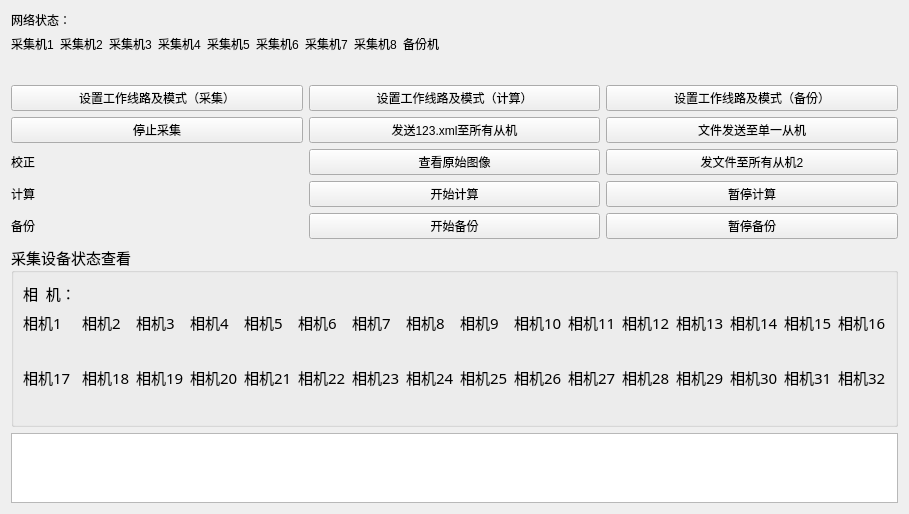
<?xml version="1.0" encoding="UTF-8"?>
<ui version="4.0">
 <class>Form</class>
 <widget class="QWidget" name="Form">
  <property name="geometry">
   <rect>
    <x>0</x>
    <y>0</y>
    <width>901</width>
    <height>478</height>
   </rect>
  </property>
  <property name="windowTitle">
   <string>铁路隧道建筑限界测量系统-主控网络测试程序</string>
  </property>
  <layout class="QVBoxLayout" name="verticalLayout">
   <item>
    <layout class="QGridLayout" name="gridLayout_2">
     <item row="0" column="0" colspan="2">
      <widget class="QLabel" name="label_5">
       <property name="text">
        <string>网络状态：</string>
       </property>
      </widget>
     </item>
     <item row="1" column="0">
      <widget class="QLabel" name="slave1Label_net_2">
       <property name="text">
        <string>采集机1</string>
       </property>
      </widget>
     </item>
     <item row="1" column="1">
      <widget class="QLabel" name="slave2Label_net_2">
       <property name="text">
        <string>采集机2</string>
       </property>
      </widget>
     </item>
     <item row="1" column="2">
      <widget class="QLabel" name="slave3Label_net_2">
       <property name="text">
        <string>采集机3</string>
       </property>
      </widget>
     </item>
     <item row="1" column="3">
      <widget class="QLabel" name="slave4Label_net_2">
       <property name="text">
        <string>采集机4</string>
       </property>
      </widget>
     </item>
     <item row="1" column="4">
      <widget class="QLabel" name="slave5Label_net_2">
       <property name="text">
        <string>采集机5</string>
       </property>
      </widget>
     </item>
     <item row="1" column="5">
      <widget class="QLabel" name="slave6Label_net_2">
       <property name="text">
        <string>采集机6</string>
       </property>
      </widget>
     </item>
     <item row="1" column="6">
      <widget class="QLabel" name="slave7Label_net_2">
       <property name="text">
        <string>采集机7</string>
       </property>
      </widget>
     </item>
     <item row="1" column="7">
      <widget class="QLabel" name="slave8Label_net_2">
       <property name="text">
        <string>采集机8</string>
       </property>
      </widget>
     </item>
     <item row="1" column="8">
      <widget class="QLabel" name="backupLabel_net_2">
       <property name="text">
        <string>备份机</string>
       </property>
      </widget>
     </item>
     <item row="2" column="0">
      <widget class="QLabel" name="slave1Label_net">
       <property name="maximumSize">
        <size>
         <width>41</width>
         <height>41</height>
        </size>
       </property>
       <property name="text">
        <string/>
       </property>
       <property name="pixmap">
        <pixmap resource="../../../resource/gui/test/icons.qrc">:/image/lightyellow.png</pixmap>
       </property>
       <property name="scaledContents">
        <bool>true</bool>
       </property>
      </widget>
     </item>
     <item row="2" column="1">
      <widget class="QLabel" name="slave2Label_net">
       <property name="maximumSize">
        <size>
         <width>41</width>
         <height>41</height>
        </size>
       </property>
       <property name="text">
        <string/>
       </property>
       <property name="pixmap">
        <pixmap resource="../../../resource/gui/test/icons.qrc">:/image/lightyellow.png</pixmap>
       </property>
       <property name="scaledContents">
        <bool>true</bool>
       </property>
      </widget>
     </item>
     <item row="2" column="2">
      <widget class="QLabel" name="slave3Label_net">
       <property name="maximumSize">
        <size>
         <width>41</width>
         <height>41</height>
        </size>
       </property>
       <property name="text">
        <string/>
       </property>
       <property name="pixmap">
        <pixmap resource="../../../resource/gui/test/icons.qrc">:/image/lightyellow.png</pixmap>
       </property>
       <property name="scaledContents">
        <bool>true</bool>
       </property>
      </widget>
     </item>
     <item row="2" column="3">
      <widget class="QLabel" name="slave4Label_net">
       <property name="maximumSize">
        <size>
         <width>41</width>
         <height>41</height>
        </size>
       </property>
       <property name="text">
        <string/>
       </property>
       <property name="pixmap">
        <pixmap resource="../../../resource/gui/test/icons.qrc">:/image/lightyellow.png</pixmap>
       </property>
       <property name="scaledContents">
        <bool>true</bool>
       </property>
      </widget>
     </item>
     <item row="2" column="4">
      <widget class="QLabel" name="slave5Label_net">
       <property name="maximumSize">
        <size>
         <width>41</width>
         <height>41</height>
        </size>
       </property>
       <property name="text">
        <string/>
       </property>
       <property name="pixmap">
        <pixmap resource="../../../resource/gui/test/icons.qrc">:/image/lightyellow.png</pixmap>
       </property>
       <property name="scaledContents">
        <bool>true</bool>
       </property>
      </widget>
     </item>
     <item row="2" column="5">
      <widget class="QLabel" name="slave6Label_net">
       <property name="maximumSize">
        <size>
         <width>41</width>
         <height>41</height>
        </size>
       </property>
       <property name="text">
        <string/>
       </property>
       <property name="pixmap">
        <pixmap resource="../../../resource/gui/test/icons.qrc">:/image/lightyellow.png</pixmap>
       </property>
       <property name="scaledContents">
        <bool>true</bool>
       </property>
      </widget>
     </item>
     <item row="2" column="6">
      <widget class="QLabel" name="slave7Label_net">
       <property name="maximumSize">
        <size>
         <width>41</width>
         <height>41</height>
        </size>
       </property>
       <property name="text">
        <string/>
       </property>
       <property name="pixmap">
        <pixmap resource="../../../resource/gui/test/icons.qrc">:/image/lightyellow.png</pixmap>
       </property>
       <property name="scaledContents">
        <bool>true</bool>
       </property>
      </widget>
     </item>
     <item row="2" column="7">
      <widget class="QLabel" name="slave8Label_net">
       <property name="maximumSize">
        <size>
         <width>41</width>
         <height>41</height>
        </size>
       </property>
       <property name="text">
        <string/>
       </property>
       <property name="pixmap">
        <pixmap resource="../../../resource/gui/test/icons.qrc">:/image/lightyellow.png</pixmap>
       </property>
       <property name="scaledContents">
        <bool>true</bool>
       </property>
      </widget>
     </item>
     <item row="2" column="8">
      <widget class="QLabel" name="backupLabel_net">
       <property name="maximumSize">
        <size>
         <width>41</width>
         <height>41</height>
        </size>
       </property>
       <property name="text">
        <string/>
       </property>
       <property name="pixmap">
        <pixmap resource="../../../resource/gui/test/icons.qrc">:/image/lightyellow.png</pixmap>
       </property>
       <property name="scaledContents">
        <bool>true</bool>
       </property>
      </widget>
     </item>
     <item row="2" column="9">
      <spacer name="horizontalSpacer">
       <property name="orientation">
        <enum>Qt::Horizontal</enum>
       </property>
       <property name="sizeHint" stdset="0">
        <size>
         <width>40</width>
         <height>20</height>
        </size>
       </property>
      </spacer>
     </item>
    </layout>
   </item>
   <item>
    <layout class="QHBoxLayout" name="horizontalLayout_5">
     <item>
      <widget class="QPushButton" name="pushButton_10">
       <property name="text">
        <string>设置工作线路及模式（采集）</string>
       </property>
      </widget>
     </item>
     <item>
      <widget class="QPushButton" name="pushButton_11">
       <property name="text">
        <string>设置工作线路及模式（计算）</string>
       </property>
      </widget>
     </item>
     <item>
      <widget class="QPushButton" name="pushButton_12">
       <property name="text">
        <string>设置工作线路及模式（备份）</string>
       </property>
      </widget>
     </item>
    </layout>
   </item>
   <item>
    <layout class="QHBoxLayout" name="horizontalLayout">
     <item>
      <widget class="QPushButton" name="pushButton">
       <property name="text">
        <string>停止采集</string>
       </property>
      </widget>
     </item>
     <item>
      <widget class="QPushButton" name="pushButton_2">
       <property name="text">
        <string>发送123.xml至所有从机</string>
       </property>
      </widget>
     </item>
     <item>
      <widget class="QPushButton" name="pushButton_5">
       <property name="text">
        <string>文件发送至单一从机</string>
       </property>
      </widget>
     </item>
    </layout>
   </item>
   <item>
    <layout class="QHBoxLayout" name="horizontalLayout_2">
     <item>
      <widget class="QLabel" name="label">
       <property name="text">
        <string>校正</string>
       </property>
      </widget>
     </item>
     <item>
      <widget class="QPushButton" name="pushButton_6">
       <property name="text">
        <string>查看原始图像</string>
       </property>
      </widget>
     </item>
     <item>
      <widget class="QPushButton" name="pushButton_4">
       <property name="text">
        <string>发文件至所有从机2</string>
       </property>
      </widget>
     </item>
    </layout>
   </item>
   <item>
    <layout class="QHBoxLayout" name="horizontalLayout_3">
     <item>
      <widget class="QLabel" name="label_2">
       <property name="text">
        <string>计算</string>
       </property>
      </widget>
     </item>
     <item>
      <widget class="QPushButton" name="pushButton_3">
       <property name="text">
        <string>开始计算</string>
       </property>
      </widget>
     </item>
     <item>
      <widget class="QPushButton" name="pushButton_7">
       <property name="text">
        <string>暂停计算</string>
       </property>
      </widget>
     </item>
    </layout>
   </item>
   <item>
    <layout class="QHBoxLayout" name="horizontalLayout_4">
     <item>
      <widget class="QLabel" name="label_3">
       <property name="text">
        <string>备份</string>
       </property>
      </widget>
     </item>
     <item>
      <widget class="QPushButton" name="pushButton_8">
       <property name="text">
        <string>开始备份</string>
       </property>
      </widget>
     </item>
     <item>
      <widget class="QPushButton" name="pushButton_9">
       <property name="text">
        <string>暂停备份</string>
       </property>
      </widget>
     </item>
    </layout>
   </item>
   <item>
    <widget class="QGroupBox" name="groupBox_2">
     <property name="font">
      <font>
       <family>微软雅黑</family>
       <pointsize>11</pointsize>
      </font>
     </property>
     <property name="title">
      <string>采集设备状态查看</string>
     </property>
     <layout class="QGridLayout" name="gridLayout">
      <item row="0" column="0">
       <widget class="QLabel" name="label_6">
        <property name="font">
         <font>
          <family>微软雅黑</family>
          <pointsize>11</pointsize>
         </font>
        </property>
        <property name="text">
         <string>相  机：</string>
        </property>
       </widget>
      </item>
      <item row="1" column="0">
       <widget class="QLabel" name="camera1Label_work_2">
        <property name="font">
         <font>
          <family>微软雅黑</family>
          <pointsize>11</pointsize>
         </font>
        </property>
        <property name="text">
         <string>相机1</string>
        </property>
       </widget>
      </item>
      <item row="1" column="1">
       <widget class="QLabel" name="camera2Label_work_2">
        <property name="font">
         <font>
          <family>微软雅黑</family>
          <pointsize>11</pointsize>
         </font>
        </property>
        <property name="text">
         <string>相机2</string>
        </property>
       </widget>
      </item>
      <item row="1" column="2">
       <widget class="QLabel" name="camera3Label_work_2">
        <property name="font">
         <font>
          <family>微软雅黑</family>
          <pointsize>11</pointsize>
         </font>
        </property>
        <property name="text">
         <string>相机3</string>
        </property>
       </widget>
      </item>
      <item row="1" column="3">
       <widget class="QLabel" name="camera4Label_work_2">
        <property name="font">
         <font>
          <family>微软雅黑</family>
          <pointsize>11</pointsize>
         </font>
        </property>
        <property name="text">
         <string>相机4</string>
        </property>
       </widget>
      </item>
      <item row="1" column="4">
       <widget class="QLabel" name="camera5Label_work_2">
        <property name="font">
         <font>
          <family>微软雅黑</family>
          <pointsize>11</pointsize>
         </font>
        </property>
        <property name="text">
         <string>相机5</string>
        </property>
       </widget>
      </item>
      <item row="1" column="5">
       <widget class="QLabel" name="camera6Label_work_2">
        <property name="font">
         <font>
          <family>微软雅黑</family>
          <pointsize>11</pointsize>
         </font>
        </property>
        <property name="text">
         <string>相机6</string>
        </property>
       </widget>
      </item>
      <item row="1" column="6">
       <widget class="QLabel" name="camera7Label_work_2">
        <property name="font">
         <font>
          <family>微软雅黑</family>
          <pointsize>11</pointsize>
         </font>
        </property>
        <property name="text">
         <string>相机7</string>
        </property>
       </widget>
      </item>
      <item row="1" column="7">
       <widget class="QLabel" name="camera8Label_work_2">
        <property name="font">
         <font>
          <family>微软雅黑</family>
          <pointsize>11</pointsize>
         </font>
        </property>
        <property name="text">
         <string>相机8</string>
        </property>
       </widget>
      </item>
      <item row="1" column="8">
       <widget class="QLabel" name="camera9Label_work_2">
        <property name="font">
         <font>
          <family>微软雅黑</family>
          <pointsize>11</pointsize>
         </font>
        </property>
        <property name="text">
         <string>相机9</string>
        </property>
       </widget>
      </item>
      <item row="1" column="9">
       <widget class="QLabel" name="camera10Label_work_2">
        <property name="font">
         <font>
          <family>微软雅黑</family>
          <pointsize>11</pointsize>
         </font>
        </property>
        <property name="text">
         <string>相机10</string>
        </property>
       </widget>
      </item>
      <item row="1" column="10">
       <widget class="QLabel" name="camera11Label_work_2">
        <property name="font">
         <font>
          <family>微软雅黑</family>
          <pointsize>11</pointsize>
         </font>
        </property>
        <property name="text">
         <string>相机11</string>
        </property>
       </widget>
      </item>
      <item row="1" column="11">
       <widget class="QLabel" name="camera12Label_work_2">
        <property name="font">
         <font>
          <family>微软雅黑</family>
          <pointsize>11</pointsize>
         </font>
        </property>
        <property name="text">
         <string>相机12</string>
        </property>
       </widget>
      </item>
      <item row="1" column="12">
       <widget class="QLabel" name="camera13Label_work_2">
        <property name="font">
         <font>
          <family>微软雅黑</family>
          <pointsize>11</pointsize>
         </font>
        </property>
        <property name="text">
         <string>相机13</string>
        </property>
       </widget>
      </item>
      <item row="1" column="13">
       <widget class="QLabel" name="camera14Label_work_2">
        <property name="font">
         <font>
          <family>微软雅黑</family>
          <pointsize>11</pointsize>
         </font>
        </property>
        <property name="text">
         <string>相机14</string>
        </property>
       </widget>
      </item>
      <item row="1" column="14">
       <widget class="QLabel" name="camera15Label_work_2">
        <property name="font">
         <font>
          <family>微软雅黑</family>
          <pointsize>11</pointsize>
         </font>
        </property>
        <property name="text">
         <string>相机15</string>
        </property>
       </widget>
      </item>
      <item row="1" column="15">
       <widget class="QLabel" name="camera16Label_work_2">
        <property name="font">
         <font>
          <family>微软雅黑</family>
          <pointsize>11</pointsize>
         </font>
        </property>
        <property name="text">
         <string>相机16</string>
        </property>
       </widget>
      </item>
      <item row="2" column="0">
       <widget class="QLabel" name="camera1Label_work">
        <property name="maximumSize">
         <size>
          <width>30</width>
          <height>31</height>
         </size>
        </property>
        <property name="font">
         <font>
          <family>微软雅黑</family>
          <pointsize>11</pointsize>
         </font>
        </property>
        <property name="text">
         <string/>
        </property>
        <property name="pixmap">
         <pixmap resource="../../../resource/gui/test/icons.qrc">:/image/lightgreen.png</pixmap>
        </property>
        <property name="scaledContents">
         <bool>true</bool>
        </property>
       </widget>
      </item>
      <item row="2" column="1">
       <widget class="QLabel" name="camera2Label_work">
        <property name="maximumSize">
         <size>
          <width>30</width>
          <height>31</height>
         </size>
        </property>
        <property name="font">
         <font>
          <family>微软雅黑</family>
          <pointsize>11</pointsize>
         </font>
        </property>
        <property name="text">
         <string/>
        </property>
        <property name="pixmap">
         <pixmap resource="../../../resource/gui/test/icons.qrc">:/image/lightgreen.png</pixmap>
        </property>
        <property name="scaledContents">
         <bool>true</bool>
        </property>
       </widget>
      </item>
      <item row="2" column="2">
       <widget class="QLabel" name="camera3Label_work">
        <property name="maximumSize">
         <size>
          <width>30</width>
          <height>31</height>
         </size>
        </property>
        <property name="font">
         <font>
          <family>微软雅黑</family>
          <pointsize>11</pointsize>
         </font>
        </property>
        <property name="text">
         <string/>
        </property>
        <property name="pixmap">
         <pixmap resource="../../../resource/gui/test/icons.qrc">:/image/lightgreen.png</pixmap>
        </property>
        <property name="scaledContents">
         <bool>true</bool>
        </property>
       </widget>
      </item>
      <item row="2" column="3">
       <widget class="QLabel" name="camera4Label_work">
        <property name="maximumSize">
         <size>
          <width>30</width>
          <height>31</height>
         </size>
        </property>
        <property name="font">
         <font>
          <family>微软雅黑</family>
          <pointsize>11</pointsize>
         </font>
        </property>
        <property name="text">
         <string/>
        </property>
        <property name="pixmap">
         <pixmap resource="../../../resource/gui/test/icons.qrc">:/image/lightgreen.png</pixmap>
        </property>
        <property name="scaledContents">
         <bool>true</bool>
        </property>
       </widget>
      </item>
      <item row="2" column="4">
       <widget class="QLabel" name="camera5Label_work">
        <property name="maximumSize">
         <size>
          <width>30</width>
          <height>31</height>
         </size>
        </property>
        <property name="font">
         <font>
          <family>微软雅黑</family>
          <pointsize>11</pointsize>
         </font>
        </property>
        <property name="text">
         <string/>
        </property>
        <property name="pixmap">
         <pixmap resource="../../../resource/gui/test/icons.qrc">:/image/lightgreen.png</pixmap>
        </property>
        <property name="scaledContents">
         <bool>true</bool>
        </property>
       </widget>
      </item>
      <item row="2" column="5">
       <widget class="QLabel" name="camera6Label_work">
        <property name="maximumSize">
         <size>
          <width>30</width>
          <height>31</height>
         </size>
        </property>
        <property name="font">
         <font>
          <family>微软雅黑</family>
          <pointsize>11</pointsize>
         </font>
        </property>
        <property name="text">
         <string/>
        </property>
        <property name="pixmap">
         <pixmap resource="../../../resource/gui/test/icons.qrc">:/image/lightgreen.png</pixmap>
        </property>
        <property name="scaledContents">
         <bool>true</bool>
        </property>
       </widget>
      </item>
      <item row="2" column="6">
       <widget class="QLabel" name="camera7Label_work">
        <property name="maximumSize">
         <size>
          <width>30</width>
          <height>31</height>
         </size>
        </property>
        <property name="font">
         <font>
          <family>微软雅黑</family>
          <pointsize>11</pointsize>
         </font>
        </property>
        <property name="text">
         <string/>
        </property>
        <property name="pixmap">
         <pixmap resource="../../../resource/gui/test/icons.qrc">:/image/lightgreen.png</pixmap>
        </property>
        <property name="scaledContents">
         <bool>true</bool>
        </property>
       </widget>
      </item>
      <item row="2" column="7">
       <widget class="QLabel" name="camera8Label_work">
        <property name="maximumSize">
         <size>
          <width>30</width>
          <height>31</height>
         </size>
        </property>
        <property name="font">
         <font>
          <family>微软雅黑</family>
          <pointsize>11</pointsize>
         </font>
        </property>
        <property name="text">
         <string/>
        </property>
        <property name="pixmap">
         <pixmap resource="../../../resource/gui/test/icons.qrc">:/image/lightgreen.png</pixmap>
        </property>
        <property name="scaledContents">
         <bool>true</bool>
        </property>
       </widget>
      </item>
      <item row="2" column="8">
       <widget class="QLabel" name="camera9Label_work">
        <property name="maximumSize">
         <size>
          <width>30</width>
          <height>31</height>
         </size>
        </property>
        <property name="font">
         <font>
          <family>微软雅黑</family>
          <pointsize>11</pointsize>
         </font>
        </property>
        <property name="text">
         <string/>
        </property>
        <property name="pixmap">
         <pixmap resource="../../../resource/gui/test/icons.qrc">:/image/lightgreen.png</pixmap>
        </property>
        <property name="scaledContents">
         <bool>true</bool>
        </property>
       </widget>
      </item>
      <item row="2" column="9">
       <widget class="QLabel" name="camera10Label_work">
        <property name="maximumSize">
         <size>
          <width>30</width>
          <height>31</height>
         </size>
        </property>
        <property name="font">
         <font>
          <family>微软雅黑</family>
          <pointsize>11</pointsize>
         </font>
        </property>
        <property name="text">
         <string/>
        </property>
        <property name="pixmap">
         <pixmap resource="../../../resource/gui/test/icons.qrc">:/image/lightgreen.png</pixmap>
        </property>
        <property name="scaledContents">
         <bool>true</bool>
        </property>
       </widget>
      </item>
      <item row="2" column="10">
       <widget class="QLabel" name="camera11Label_work">
        <property name="maximumSize">
         <size>
          <width>30</width>
          <height>31</height>
         </size>
        </property>
        <property name="font">
         <font>
          <family>微软雅黑</family>
          <pointsize>11</pointsize>
         </font>
        </property>
        <property name="text">
         <string/>
        </property>
        <property name="pixmap">
         <pixmap resource="../../../resource/gui/test/icons.qrc">:/image/lightgreen.png</pixmap>
        </property>
        <property name="scaledContents">
         <bool>true</bool>
        </property>
       </widget>
      </item>
      <item row="2" column="11">
       <widget class="QLabel" name="camera12Label_work">
        <property name="maximumSize">
         <size>
          <width>30</width>
          <height>31</height>
         </size>
        </property>
        <property name="font">
         <font>
          <family>微软雅黑</family>
          <pointsize>11</pointsize>
         </font>
        </property>
        <property name="text">
         <string/>
        </property>
        <property name="pixmap">
         <pixmap resource="../../../resource/gui/test/icons.qrc">:/image/lightgreen.png</pixmap>
        </property>
        <property name="scaledContents">
         <bool>true</bool>
        </property>
       </widget>
      </item>
      <item row="2" column="12">
       <widget class="QLabel" name="camera13Label_work">
        <property name="maximumSize">
         <size>
          <width>30</width>
          <height>31</height>
         </size>
        </property>
        <property name="font">
         <font>
          <family>微软雅黑</family>
          <pointsize>11</pointsize>
         </font>
        </property>
        <property name="text">
         <string/>
        </property>
        <property name="pixmap">
         <pixmap resource="../../../resource/gui/test/icons.qrc">:/image/lightgreen.png</pixmap>
        </property>
        <property name="scaledContents">
         <bool>true</bool>
        </property>
       </widget>
      </item>
      <item row="2" column="13">
       <widget class="QLabel" name="camera14Label_work">
        <property name="maximumSize">
         <size>
          <width>30</width>
          <height>31</height>
         </size>
        </property>
        <property name="font">
         <font>
          <family>微软雅黑</family>
          <pointsize>11</pointsize>
         </font>
        </property>
        <property name="text">
         <string/>
        </property>
        <property name="pixmap">
         <pixmap resource="../../../resource/gui/test/icons.qrc">:/image/lightgreen.png</pixmap>
        </property>
        <property name="scaledContents">
         <bool>true</bool>
        </property>
       </widget>
      </item>
      <item row="2" column="14">
       <widget class="QLabel" name="camera15Label_work">
        <property name="maximumSize">
         <size>
          <width>30</width>
          <height>31</height>
         </size>
        </property>
        <property name="font">
         <font>
          <family>微软雅黑</family>
          <pointsize>11</pointsize>
         </font>
        </property>
        <property name="text">
         <string/>
        </property>
        <property name="pixmap">
         <pixmap resource="../../../resource/gui/test/icons.qrc">:/image/lightgreen.png</pixmap>
        </property>
        <property name="scaledContents">
         <bool>true</bool>
        </property>
       </widget>
      </item>
      <item row="2" column="15">
       <widget class="QLabel" name="camera16Label_work">
        <property name="maximumSize">
         <size>
          <width>30</width>
          <height>31</height>
         </size>
        </property>
        <property name="font">
         <font>
          <family>微软雅黑</family>
          <pointsize>11</pointsize>
         </font>
        </property>
        <property name="text">
         <string/>
        </property>
        <property name="pixmap">
         <pixmap resource="../../../resource/gui/test/icons.qrc">:/image/lightgreen.png</pixmap>
        </property>
        <property name="scaledContents">
         <bool>true</bool>
        </property>
       </widget>
      </item>
      <item row="3" column="0">
       <widget class="QLabel" name="camera17Label_work_2">
        <property name="font">
         <font>
          <family>微软雅黑</family>
          <pointsize>11</pointsize>
         </font>
        </property>
        <property name="text">
         <string>相机17</string>
        </property>
       </widget>
      </item>
      <item row="3" column="1">
       <widget class="QLabel" name="camera18Label_work_2">
        <property name="font">
         <font>
          <family>微软雅黑</family>
          <pointsize>11</pointsize>
         </font>
        </property>
        <property name="text">
         <string>相机18</string>
        </property>
       </widget>
      </item>
      <item row="3" column="2">
       <widget class="QLabel" name="camera19Label_work_2">
        <property name="font">
         <font>
          <family>微软雅黑</family>
          <pointsize>11</pointsize>
         </font>
        </property>
        <property name="text">
         <string>相机19</string>
        </property>
       </widget>
      </item>
      <item row="3" column="3">
       <widget class="QLabel" name="camera20Label_work_2">
        <property name="font">
         <font>
          <family>微软雅黑</family>
          <pointsize>11</pointsize>
         </font>
        </property>
        <property name="text">
         <string>相机20</string>
        </property>
       </widget>
      </item>
      <item row="3" column="4">
       <widget class="QLabel" name="camera21Label_work_2">
        <property name="font">
         <font>
          <family>微软雅黑</family>
          <pointsize>11</pointsize>
         </font>
        </property>
        <property name="text">
         <string>相机21</string>
        </property>
       </widget>
      </item>
      <item row="3" column="5">
       <widget class="QLabel" name="camera22Label_work_2">
        <property name="font">
         <font>
          <family>微软雅黑</family>
          <pointsize>11</pointsize>
         </font>
        </property>
        <property name="text">
         <string>相机22</string>
        </property>
       </widget>
      </item>
      <item row="3" column="6">
       <widget class="QLabel" name="camera23Label_work_2">
        <property name="font">
         <font>
          <family>微软雅黑</family>
          <pointsize>11</pointsize>
         </font>
        </property>
        <property name="text">
         <string>相机23</string>
        </property>
       </widget>
      </item>
      <item row="3" column="7">
       <widget class="QLabel" name="camera24Label_work_2">
        <property name="font">
         <font>
          <family>微软雅黑</family>
          <pointsize>11</pointsize>
         </font>
        </property>
        <property name="text">
         <string>相机24</string>
        </property>
       </widget>
      </item>
      <item row="3" column="8">
       <widget class="QLabel" name="camera25Label_work_2">
        <property name="font">
         <font>
          <family>微软雅黑</family>
          <pointsize>11</pointsize>
         </font>
        </property>
        <property name="text">
         <string>相机25</string>
        </property>
       </widget>
      </item>
      <item row="3" column="9">
       <widget class="QLabel" name="camera26Label_work_2">
        <property name="font">
         <font>
          <family>微软雅黑</family>
          <pointsize>11</pointsize>
         </font>
        </property>
        <property name="text">
         <string>相机26</string>
        </property>
       </widget>
      </item>
      <item row="3" column="10">
       <widget class="QLabel" name="camera27Label_work_2">
        <property name="font">
         <font>
          <family>微软雅黑</family>
          <pointsize>11</pointsize>
         </font>
        </property>
        <property name="text">
         <string>相机27</string>
        </property>
       </widget>
      </item>
      <item row="3" column="11">
       <widget class="QLabel" name="camera28Label_work_2">
        <property name="font">
         <font>
          <family>微软雅黑</family>
          <pointsize>11</pointsize>
         </font>
        </property>
        <property name="text">
         <string>相机28</string>
        </property>
       </widget>
      </item>
      <item row="3" column="12">
       <widget class="QLabel" name="camera29Label_work_2">
        <property name="font">
         <font>
          <family>微软雅黑</family>
          <pointsize>11</pointsize>
         </font>
        </property>
        <property name="text">
         <string>相机29</string>
        </property>
       </widget>
      </item>
      <item row="3" column="13">
       <widget class="QLabel" name="camera30Label_work_2">
        <property name="font">
         <font>
          <family>微软雅黑</family>
          <pointsize>11</pointsize>
         </font>
        </property>
        <property name="text">
         <string>相机30</string>
        </property>
       </widget>
      </item>
      <item row="3" column="14">
       <widget class="QLabel" name="camera31Label_work_2">
        <property name="font">
         <font>
          <family>微软雅黑</family>
          <pointsize>11</pointsize>
         </font>
        </property>
        <property name="text">
         <string>相机31</string>
        </property>
       </widget>
      </item>
      <item row="3" column="15">
       <widget class="QLabel" name="camera32Label_work_2">
        <property name="font">
         <font>
          <family>微软雅黑</family>
          <pointsize>11</pointsize>
         </font>
        </property>
        <property name="text">
         <string>相机32</string>
        </property>
       </widget>
      </item>
      <item row="4" column="0">
       <widget class="QLabel" name="camera17Label_work">
        <property name="maximumSize">
         <size>
          <width>30</width>
          <height>31</height>
         </size>
        </property>
        <property name="font">
         <font>
          <family>微软雅黑</family>
          <pointsize>11</pointsize>
         </font>
        </property>
        <property name="text">
         <string/>
        </property>
        <property name="pixmap">
         <pixmap resource="../../../resource/gui/test/icons.qrc">:/image/lightgreen.png</pixmap>
        </property>
        <property name="scaledContents">
         <bool>true</bool>
        </property>
       </widget>
      </item>
      <item row="4" column="1">
       <widget class="QLabel" name="camera18Label_work">
        <property name="maximumSize">
         <size>
          <width>30</width>
          <height>31</height>
         </size>
        </property>
        <property name="font">
         <font>
          <family>微软雅黑</family>
          <pointsize>11</pointsize>
         </font>
        </property>
        <property name="text">
         <string/>
        </property>
        <property name="pixmap">
         <pixmap resource="../../../resource/gui/test/icons.qrc">:/image/lightgreen.png</pixmap>
        </property>
        <property name="scaledContents">
         <bool>true</bool>
        </property>
       </widget>
      </item>
      <item row="4" column="2">
       <widget class="QLabel" name="camera19Label_work">
        <property name="maximumSize">
         <size>
          <width>30</width>
          <height>31</height>
         </size>
        </property>
        <property name="font">
         <font>
          <family>微软雅黑</family>
          <pointsize>11</pointsize>
         </font>
        </property>
        <property name="text">
         <string/>
        </property>
        <property name="pixmap">
         <pixmap resource="../../../resource/gui/test/icons.qrc">:/image/lightgreen.png</pixmap>
        </property>
        <property name="scaledContents">
         <bool>true</bool>
        </property>
       </widget>
      </item>
      <item row="4" column="3">
       <widget class="QLabel" name="camera20Label_work">
        <property name="maximumSize">
         <size>
          <width>30</width>
          <height>31</height>
         </size>
        </property>
        <property name="font">
         <font>
          <family>微软雅黑</family>
          <pointsize>11</pointsize>
         </font>
        </property>
        <property name="text">
         <string/>
        </property>
        <property name="pixmap">
         <pixmap resource="../../../resource/gui/test/icons.qrc">:/image/lightgreen.png</pixmap>
        </property>
        <property name="scaledContents">
         <bool>true</bool>
        </property>
       </widget>
      </item>
      <item row="4" column="4">
       <widget class="QLabel" name="camera21Label_work">
        <property name="maximumSize">
         <size>
          <width>30</width>
          <height>31</height>
         </size>
        </property>
        <property name="font">
         <font>
          <family>微软雅黑</family>
          <pointsize>11</pointsize>
         </font>
        </property>
        <property name="text">
         <string/>
        </property>
        <property name="pixmap">
         <pixmap resource="../../../resource/gui/test/icons.qrc">:/image/lightgreen.png</pixmap>
        </property>
        <property name="scaledContents">
         <bool>true</bool>
        </property>
       </widget>
      </item>
      <item row="4" column="5">
       <widget class="QLabel" name="camera22Label_work">
        <property name="maximumSize">
         <size>
          <width>30</width>
          <height>31</height>
         </size>
        </property>
        <property name="font">
         <font>
          <family>微软雅黑</family>
          <pointsize>11</pointsize>
         </font>
        </property>
        <property name="text">
         <string/>
        </property>
        <property name="pixmap">
         <pixmap resource="../../../resource/gui/test/icons.qrc">:/image/lightgreen.png</pixmap>
        </property>
        <property name="scaledContents">
         <bool>true</bool>
        </property>
       </widget>
      </item>
      <item row="4" column="6">
       <widget class="QLabel" name="camera23Label_work">
        <property name="maximumSize">
         <size>
          <width>30</width>
          <height>31</height>
         </size>
        </property>
        <property name="font">
         <font>
          <family>微软雅黑</family>
          <pointsize>11</pointsize>
         </font>
        </property>
        <property name="text">
         <string/>
        </property>
        <property name="pixmap">
         <pixmap resource="../../../resource/gui/test/icons.qrc">:/image/lightgreen.png</pixmap>
        </property>
        <property name="scaledContents">
         <bool>true</bool>
        </property>
       </widget>
      </item>
      <item row="4" column="7">
       <widget class="QLabel" name="camera24Label_work">
        <property name="maximumSize">
         <size>
          <width>30</width>
          <height>31</height>
         </size>
        </property>
        <property name="font">
         <font>
          <family>微软雅黑</family>
          <pointsize>11</pointsize>
         </font>
        </property>
        <property name="text">
         <string/>
        </property>
        <property name="pixmap">
         <pixmap resource="../../../resource/gui/test/icons.qrc">:/image/lightgreen.png</pixmap>
        </property>
        <property name="scaledContents">
         <bool>true</bool>
        </property>
       </widget>
      </item>
      <item row="4" column="8">
       <widget class="QLabel" name="camera25Label_work">
        <property name="maximumSize">
         <size>
          <width>30</width>
          <height>31</height>
         </size>
        </property>
        <property name="font">
         <font>
          <family>微软雅黑</family>
          <pointsize>11</pointsize>
         </font>
        </property>
        <property name="text">
         <string/>
        </property>
        <property name="pixmap">
         <pixmap resource="../../../resource/gui/test/icons.qrc">:/image/lightgreen.png</pixmap>
        </property>
        <property name="scaledContents">
         <bool>true</bool>
        </property>
       </widget>
      </item>
      <item row="4" column="9">
       <widget class="QLabel" name="camera26Label_work">
        <property name="maximumSize">
         <size>
          <width>30</width>
          <height>31</height>
         </size>
        </property>
        <property name="font">
         <font>
          <family>微软雅黑</family>
          <pointsize>11</pointsize>
         </font>
        </property>
        <property name="text">
         <string/>
        </property>
        <property name="pixmap">
         <pixmap resource="../../../resource/gui/test/icons.qrc">:/image/lightgreen.png</pixmap>
        </property>
        <property name="scaledContents">
         <bool>true</bool>
        </property>
       </widget>
      </item>
      <item row="4" column="10">
       <widget class="QLabel" name="camera27Label_work">
        <property name="maximumSize">
         <size>
          <width>30</width>
          <height>31</height>
         </size>
        </property>
        <property name="font">
         <font>
          <family>微软雅黑</family>
          <pointsize>11</pointsize>
         </font>
        </property>
        <property name="text">
         <string/>
        </property>
        <property name="pixmap">
         <pixmap resource="../../../resource/gui/test/icons.qrc">:/image/lightgreen.png</pixmap>
        </property>
        <property name="scaledContents">
         <bool>true</bool>
        </property>
       </widget>
      </item>
      <item row="4" column="11">
       <widget class="QLabel" name="camera28Label_work">
        <property name="maximumSize">
         <size>
          <width>30</width>
          <height>31</height>
         </size>
        </property>
        <property name="font">
         <font>
          <family>微软雅黑</family>
          <pointsize>11</pointsize>
         </font>
        </property>
        <property name="text">
         <string/>
        </property>
        <property name="pixmap">
         <pixmap resource="../../../resource/gui/test/icons.qrc">:/image/lightgreen.png</pixmap>
        </property>
        <property name="scaledContents">
         <bool>true</bool>
        </property>
       </widget>
      </item>
      <item row="4" column="12">
       <widget class="QLabel" name="camera29Label_work">
        <property name="maximumSize">
         <size>
          <width>30</width>
          <height>31</height>
         </size>
        </property>
        <property name="font">
         <font>
          <family>微软雅黑</family>
          <pointsize>11</pointsize>
         </font>
        </property>
        <property name="text">
         <string/>
        </property>
        <property name="pixmap">
         <pixmap resource="../../../resource/gui/test/icons.qrc">:/image/lightgreen.png</pixmap>
        </property>
        <property name="scaledContents">
         <bool>true</bool>
        </property>
       </widget>
      </item>
      <item row="4" column="13">
       <widget class="QLabel" name="camera30Label_work">
        <property name="maximumSize">
         <size>
          <width>30</width>
          <height>31</height>
         </size>
        </property>
        <property name="font">
         <font>
          <family>微软雅黑</family>
          <pointsize>11</pointsize>
         </font>
        </property>
        <property name="text">
         <string/>
        </property>
        <property name="pixmap">
         <pixmap resource="../../../resource/gui/test/icons.qrc">:/image/lightgreen.png</pixmap>
        </property>
        <property name="scaledContents">
         <bool>true</bool>
        </property>
       </widget>
      </item>
      <item row="4" column="14">
       <widget class="QLabel" name="camera31Label_work">
        <property name="maximumSize">
         <size>
          <width>30</width>
          <height>31</height>
         </size>
        </property>
        <property name="font">
         <font>
          <family>微软雅黑</family>
          <pointsize>11</pointsize>
         </font>
        </property>
        <property name="text">
         <string/>
        </property>
        <property name="pixmap">
         <pixmap resource="../../../resource/gui/test/icons.qrc">:/image/lightgreen.png</pixmap>
        </property>
        <property name="scaledContents">
         <bool>true</bool>
        </property>
       </widget>
      </item>
      <item row="4" column="15">
       <widget class="QLabel" name="camera32Label_work">
        <property name="maximumSize">
         <size>
          <width>30</width>
          <height>31</height>
         </size>
        </property>
        <property name="font">
         <font>
          <family>微软雅黑</family>
          <pointsize>11</pointsize>
         </font>
        </property>
        <property name="text">
         <string/>
        </property>
        <property name="pixmap">
         <pixmap resource="../../../resource/gui/test/icons.qrc">:/image/lightgreen.png</pixmap>
        </property>
        <property name="scaledContents">
         <bool>true</bool>
        </property>
       </widget>
      </item>
     </layout>
    </widget>
   </item>
   <item>
    <widget class="QTextBrowser" name="statusArea">
     <property name="maximumSize">
      <size>
       <width>16777215</width>
       <height>300</height>
      </size>
     </property>
    </widget>
   </item>
  </layout>
 </widget>
 <resources>
  <include location="../../../resource/gui/test/icons.qrc"/>
 </resources>
 <connections/>
</ui>
